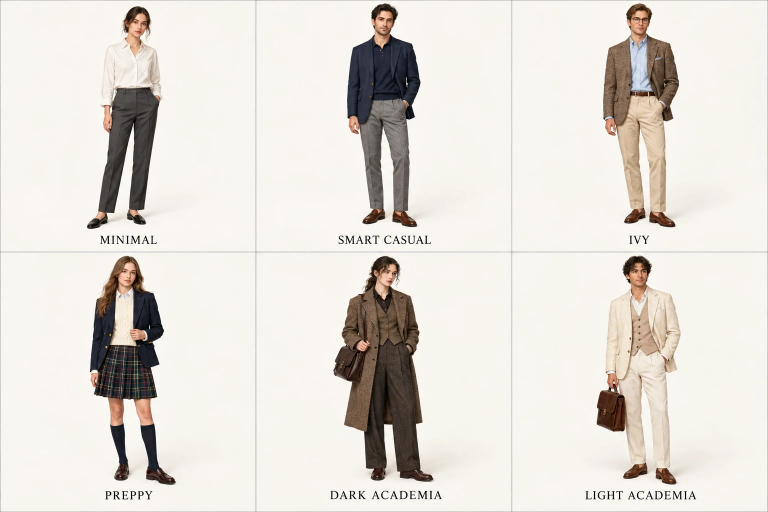
#> input picture web/dist/assets/01-classic.webp, 1536 x 1024 px, given in place of 24-lace-variants.webp, which was not available (shown at 1/2 size)
$ python build_thumbnails.py
#> lines starting #> are read from the running program, lines starting #| are printed output that depends on the picture
"""Extract homepage panels without stretching the original teaching plates."""
from pathlib import Path
from PIL import Image
ROOT=Path(__file__).resolve().parent/'dist/assets'
PANELS={'24-lace-variants':0,'23-slip-variants':1,'35-mamian-modern':0,'31-lolita-variants':1,'25-sport-variants':0,'28-knit-variants':1,'27-blouse-variants':2,'30-jacket-variants':0,'33-song-beizi':0,'32-urban-tailoring':1,'36-cosplay-types':2,'37-xianxia-fantasy':0}
for name,col in PANELS.items():
 im=Image.open(ROOT/(name+'.webp')); w,h=im.size
#> further down, im is the input picture: PIL image 1536x1024 RGB; mean R, G, B 226.4, 221.5, 214.9
#> after `w, h = im.size`: w = 1536; h = 1024
 # Leave a small inset before panel rules; keep each source panel's ratio.
 rows=1 if name=='33-song-beizi' else 2
 box=(round(w*col/3)+3,0,round(w*(col+1)/3)-3,h//rows-18)
#> box = (3, 0, 509, 494)
 im.crop(box).save(ROOT/(name+'-thumb.webp'),quality=92)
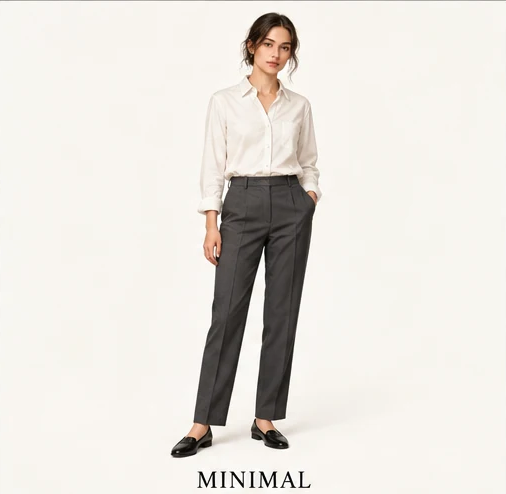
#> saved as 24-lace-variants-thumb.webp: PIL image 506x494 RGB; mean R, G, B 230.5, 226.5, 220.7
#> pass 2 of the loop `for name,col in PANELS.items():`:
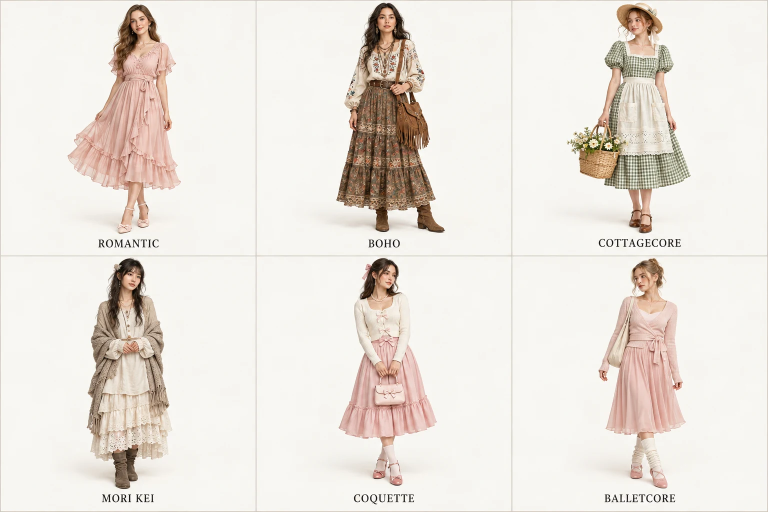
#> input picture web/dist/assets/02-romantic.webp, 1536 x 1024 px, given in place of 23-slip-variants.webp, which was not available (shown at 1/2 size)
#> im is the input picture: PIL image 1536x1024 RGB; mean R, G, B 234.4, 228.1, 221.1
#> `im.crop(box).save(ROOT/(name+'-thumb.webp'),quality=92)`:
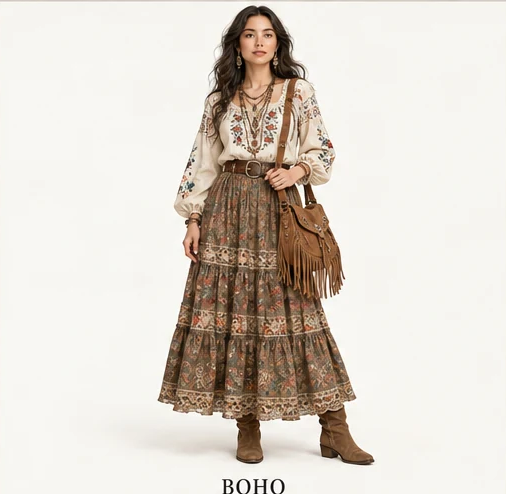
#> saved as 23-slip-variants-thumb.webp: PIL image 506x494 RGB; mean R, G, B 220.4, 212.8, 204.1
#> (the run stopped early here; a loop or call above may not have finished)
